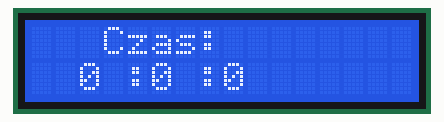
The sketch below on a simulated Arduino Uno, built with avr-gcc and run on an emulated ATmega328P. On the bench: 16×2 character LCD.

Above: at 0.1 s.
At 4.1 s:
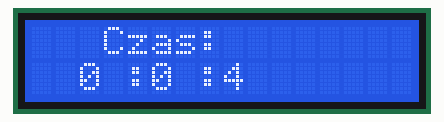
At 9.2 s:
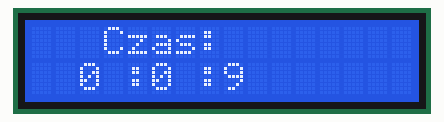
At 19.2 s:
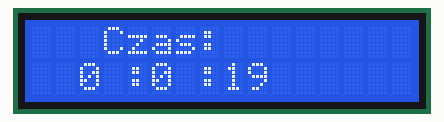
At 28.2 s:
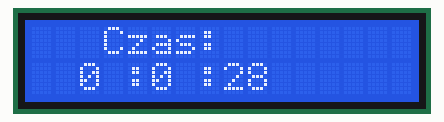
At 38.3 s:
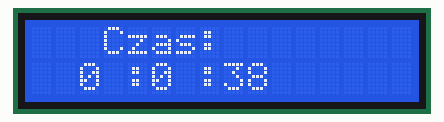

The sketch:

lcd_on_hc595_withTime.ino
```cpp
#include <ShiftLCD.h>
ShiftLCD lcd(2, 4, 3);

int sec(0), minutes(00), hours(00);

void setup()
{
  lcd.begin(16, 2);
}

void loop()
{
  lcd.clear();
  lcd.setCursor(3, 0); // 4th number of column (from left),  0th number of row
  lcd.print("Czas: ");
  printHour();

}

void printHour()
{
  lcd.setCursor(2, 1);
  lcd.print(hours);

  lcd.setCursor(4,1);
  lcd.print(":");

  lcd.setCursor(5,1);
  lcd.print(minutes);

  lcd.setCursor(7,1);
  lcd.print(":");

  lcd.setCursor(8,1);
  lcd.print(sec);

  sec++;

  if (sec == 60)
  {
      sec = 0;
      minutes++;

     if(minutes == 60)
     {
       hours++;
       minutes = 0;
     }
     if (hours == 24)
       hours = 0;
  }
  delay(1000);
}
```

Measured:
- what the display in image 1 shows lasts 1.0 s, from 4.1 s to 5.1 s
